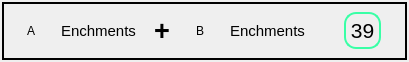
<?xml version="1.0" encoding="UTF-8"?>
<ui version="4.0">
 <class>FlowListItemWidget</class>
 <widget class="QWidget" name="FlowListItemWidget">
  <property name="geometry">
   <rect>
    <x>0</x>
    <y>0</y>
    <width>409</width>
    <height>62</height>
   </rect>
  </property>
  <property name="sizePolicy">
   <sizepolicy hsizetype="Preferred" vsizetype="Preferred">
    <horstretch>0</horstretch>
    <verstretch>0</verstretch>
   </sizepolicy>
  </property>
  <property name="windowTitle">
   <string>Form</string>
  </property>
  <layout class="QGridLayout" name="BasisLayout">
   <property name="sizeConstraint">
    <enum>QLayout::SetDefaultConstraint</enum>
   </property>
   <property name="leftMargin">
    <number>2</number>
   </property>
   <property name="topMargin">
    <number>2</number>
   </property>
   <property name="rightMargin">
    <number>2</number>
   </property>
   <property name="bottomMargin">
    <number>2</number>
   </property>
   <item row="0" column="0">
    <widget class="QFrame" name="frame_2">
     <property name="frameShape">
      <enum>QFrame::Box</enum>
     </property>
     <property name="frameShadow">
      <enum>QFrame::Plain</enum>
     </property>
     <property name="lineWidth">
      <number>2</number>
     </property>
     <property name="midLineWidth">
      <number>0</number>
     </property>
     <layout class="QHBoxLayout" name="horizontalLayout_4">
      <property name="spacing">
       <number>6</number>
      </property>
      <property name="leftMargin">
       <number>3</number>
      </property>
      <property name="topMargin">
       <number>3</number>
      </property>
      <property name="rightMargin">
       <number>3</number>
      </property>
      <property name="bottomMargin">
       <number>3</number>
      </property>
      <item>
       <widget class="QWidget" name="widget" native="true">
        <property name="sizePolicy">
         <sizepolicy hsizetype="Preferred" vsizetype="Preferred">
          <horstretch>0</horstretch>
          <verstretch>0</verstretch>
         </sizepolicy>
        </property>
        <layout class="QHBoxLayout" name="horizontalLayout">
         <property name="leftMargin">
          <number>0</number>
         </property>
         <property name="topMargin">
          <number>0</number>
         </property>
         <property name="rightMargin">
          <number>0</number>
         </property>
         <property name="bottomMargin">
          <number>0</number>
         </property>
         <item>
          <widget class="QToolButton" name="iconA">
           <property name="sizePolicy">
            <sizepolicy hsizetype="Maximum" vsizetype="Maximum">
             <horstretch>0</horstretch>
             <verstretch>0</verstretch>
            </sizepolicy>
           </property>
           <property name="minimumSize">
            <size>
             <width>48</width>
             <height>48</height>
            </size>
           </property>
           <property name="text">
            <string>A</string>
           </property>
           <property name="iconSize">
            <size>
             <width>32</width>
             <height>32</height>
            </size>
           </property>
           <property name="checkable">
            <bool>true</bool>
           </property>
           <property name="checked">
            <bool>false</bool>
           </property>
           <property name="autoRaise">
            <bool>true</bool>
           </property>
          </widget>
         </item>
         <item>
          <widget class="QLabel" name="enchA">
           <property name="sizePolicy">
            <sizepolicy hsizetype="MinimumExpanding" vsizetype="Preferred">
             <horstretch>0</horstretch>
             <verstretch>0</verstretch>
            </sizepolicy>
           </property>
           <property name="font">
            <font>
             <pointsize>11</pointsize>
            </font>
           </property>
           <property name="text">
            <string>Enchments</string>
           </property>
           <property name="alignment">
            <set>Qt::AlignLeading|Qt::AlignLeft|Qt::AlignVCenter</set>
           </property>
          </widget>
         </item>
        </layout>
       </widget>
      </item>
      <item>
       <widget class="QLabel" name="label_3">
        <property name="sizePolicy">
         <sizepolicy hsizetype="Fixed" vsizetype="Fixed">
          <horstretch>0</horstretch>
          <verstretch>0</verstretch>
         </sizepolicy>
        </property>
        <property name="font">
         <font>
          <pointsize>20</pointsize>
          <bold>true</bold>
         </font>
        </property>
        <property name="text">
         <string>+</string>
        </property>
        <property name="alignment">
         <set>Qt::AlignCenter</set>
        </property>
       </widget>
      </item>
      <item>
       <widget class="QWidget" name="widget_2" native="true">
        <property name="sizePolicy">
         <sizepolicy hsizetype="Preferred" vsizetype="Preferred">
          <horstretch>0</horstretch>
          <verstretch>0</verstretch>
         </sizepolicy>
        </property>
        <layout class="QHBoxLayout" name="horizontalLayout_2">
         <property name="leftMargin">
          <number>0</number>
         </property>
         <property name="topMargin">
          <number>0</number>
         </property>
         <property name="rightMargin">
          <number>0</number>
         </property>
         <property name="bottomMargin">
          <number>0</number>
         </property>
         <item>
          <widget class="QToolButton" name="iconB">
           <property name="sizePolicy">
            <sizepolicy hsizetype="Maximum" vsizetype="Maximum">
             <horstretch>0</horstretch>
             <verstretch>0</verstretch>
            </sizepolicy>
           </property>
           <property name="minimumSize">
            <size>
             <width>48</width>
             <height>48</height>
            </size>
           </property>
           <property name="text">
            <string>B</string>
           </property>
           <property name="iconSize">
            <size>
             <width>32</width>
             <height>32</height>
            </size>
           </property>
           <property name="checkable">
            <bool>true</bool>
           </property>
           <property name="autoRaise">
            <bool>true</bool>
           </property>
          </widget>
         </item>
         <item>
          <widget class="QLabel" name="enchB">
           <property name="sizePolicy">
            <sizepolicy hsizetype="MinimumExpanding" vsizetype="Preferred">
             <horstretch>0</horstretch>
             <verstretch>0</verstretch>
            </sizepolicy>
           </property>
           <property name="font">
            <font>
             <pointsize>11</pointsize>
            </font>
           </property>
           <property name="text">
            <string>Enchments</string>
           </property>
          </widget>
         </item>
        </layout>
       </widget>
      </item>
      <item>
       <spacer name="horizontalSpacer">
        <property name="orientation">
         <enum>Qt::Horizontal</enum>
        </property>
        <property name="sizeType">
         <enum>QSizePolicy::Minimum</enum>
        </property>
        <property name="sizeHint" stdset="0">
         <size>
          <width>21</width>
          <height>20</height>
         </size>
        </property>
       </spacer>
      </item>
      <item>
       <widget class="QFrame" name="frame">
        <property name="sizePolicy">
         <sizepolicy hsizetype="Fixed" vsizetype="Fixed">
          <horstretch>0</horstretch>
          <verstretch>0</verstretch>
         </sizepolicy>
        </property>
        <property name="minimumSize">
         <size>
          <width>36</width>
          <height>36</height>
         </size>
        </property>
        <property name="sizeIncrement">
         <size>
          <width>0</width>
          <height>0</height>
         </size>
        </property>
        <property name="baseSize">
         <size>
          <width>0</width>
          <height>0</height>
         </size>
        </property>
        <property name="styleSheet">
         <string notr="true">#frame {
	border-radius: 12px;
	border: 2px solid rgb(57, 255, 166);
}</string>
        </property>
        <property name="frameShape">
         <enum>QFrame::Panel</enum>
        </property>
        <property name="frameShadow">
         <enum>QFrame::Plain</enum>
        </property>
        <layout class="QGridLayout" name="gridLayout">
         <property name="sizeConstraint">
          <enum>QLayout::SetDefaultConstraint</enum>
         </property>
         <property name="leftMargin">
          <number>3</number>
         </property>
         <property name="topMargin">
          <number>3</number>
         </property>
         <property name="rightMargin">
          <number>3</number>
         </property>
         <property name="bottomMargin">
          <number>3</number>
         </property>
         <property name="horizontalSpacing">
          <number>0</number>
         </property>
         <property name="verticalSpacing">
          <number>6</number>
         </property>
         <item row="0" column="0">
          <widget class="QLabel" name="cost">
           <property name="sizePolicy">
            <sizepolicy hsizetype="Fixed" vsizetype="Fixed">
             <horstretch>0</horstretch>
             <verstretch>0</verstretch>
            </sizepolicy>
           </property>
           <property name="minimumSize">
            <size>
             <width>27</width>
             <height>27</height>
            </size>
           </property>
           <property name="font">
            <font>
             <pointsize>16</pointsize>
            </font>
           </property>
           <property name="text">
            <string>39</string>
           </property>
           <property name="alignment">
            <set>Qt::AlignCenter</set>
           </property>
          </widget>
         </item>
        </layout>
       </widget>
      </item>
      <item>
       <spacer name="horizontalSpacer_2">
        <property name="orientation">
         <enum>Qt::Horizontal</enum>
        </property>
        <property name="sizeType">
         <enum>QSizePolicy::Fixed</enum>
        </property>
        <property name="sizeHint" stdset="0">
         <size>
          <width>21</width>
          <height>20</height>
         </size>
        </property>
       </spacer>
      </item>
     </layout>
    </widget>
   </item>
  </layout>
 </widget>
 <resources/>
 <connections/>
</ui>
